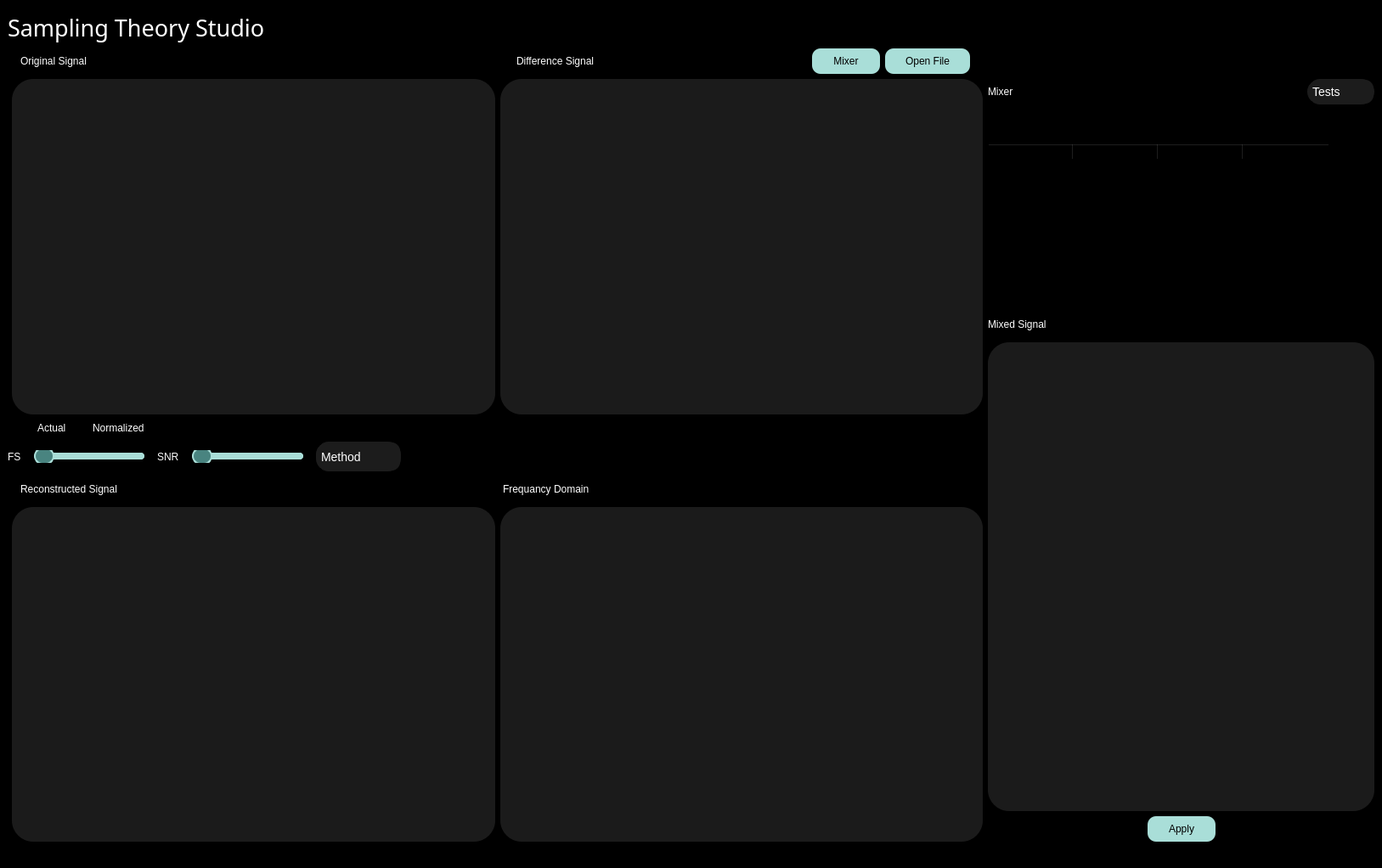
<?xml version="1.0" encoding="UTF-8"?>
<ui version="4.0">
 <class>MainWindow</class>
 <widget class="QMainWindow" name="MainWindow">
  <property name="geometry">
   <rect>
    <x>0</x>
    <y>0</y>
    <width>1627</width>
    <height>1022</height>
   </rect>
  </property>
  <property name="sizePolicy">
   <sizepolicy hsizetype="Preferred" vsizetype="Minimum">
    <horstretch>0</horstretch>
    <verstretch>0</verstretch>
   </sizepolicy>
  </property>
  <property name="font">
   <font>
    <family>Georgia</family>
    <pointsize>10</pointsize>
    <weight>75</weight>
    <bold>true</bold>
   </font>
  </property>
  <property name="windowTitle">
   <string>MainWindow</string>
  </property>
  <property name="autoFillBackground">
   <bool>false</bool>
  </property>
  <property name="styleSheet">
   <string notr="true">background-color: rgb(0, 0, 0);</string>
  </property>
  <property name="toolButtonStyle">
   <enum>Qt::ToolButtonFollowStyle</enum>
  </property>
  <property name="animated">
   <bool>true</bool>
  </property>
  <property name="documentMode">
   <bool>false</bool>
  </property>
  <property name="tabShape">
   <enum>QTabWidget::Rounded</enum>
  </property>
  <property name="dockNestingEnabled">
   <bool>true</bool>
  </property>
  <property name="unifiedTitleAndToolBarOnMac">
   <bool>true</bool>
  </property>
  <widget class="QWidget" name="centralwidget">
   <layout class="QGridLayout" name="gridLayout_4">
    <item row="5" column="0">
     <layout class="QHBoxLayout" name="horizontalLayout_4">
      <item>
       <spacer name="horizontalSpacer_4">
        <property name="orientation">
         <enum>Qt::Horizontal</enum>
        </property>
        <property name="sizeType">
         <enum>QSizePolicy::Fixed</enum>
        </property>
        <property name="sizeHint" stdset="0">
         <size>
          <width>5</width>
          <height>5</height>
         </size>
        </property>
       </spacer>
      </item>
      <item>
       <widget class="QWidget" name="original_signal_graph" native="true">
        <property name="enabled">
         <bool>false</bool>
        </property>
        <property name="sizePolicy">
         <sizepolicy hsizetype="Minimum" vsizetype="Minimum">
          <horstretch>0</horstretch>
          <verstretch>0</verstretch>
         </sizepolicy>
        </property>
        <property name="cursor">
         <cursorShape>PointingHandCursor</cursorShape>
        </property>
        <property name="mouseTracking">
         <bool>true</bool>
        </property>
        <property name="tabletTracking">
         <bool>true</bool>
        </property>
        <property name="acceptDrops">
         <bool>true</bool>
        </property>
        <property name="autoFillBackground">
         <bool>false</bool>
        </property>
        <property name="styleSheet">
         <string notr="true">background-color: rgb(27, 27, 27);
border-radius: 25px;
buttoon-shadow: 2px 2px 5px rgb(0, 0, 0);
widget-shadow: 2px 2px 5px rgb(0, 0, 0);</string>
        </property>
       </widget>
      </item>
      <item>
       <widget class="QWidget" name="difference_signal_graph" native="true">
        <property name="styleSheet">
         <string notr="true">background-color: rgb(27, 27, 27);
border-radius: 25px;
buttoon-shadow: 2px 2px 5px rgb(0, 0, 0);
widget-shadow: 2px 2px 5px rgb(0, 0, 0);
</string>
        </property>
       </widget>
      </item>
     </layout>
    </item>
    <item row="7" column="0">
     <layout class="QHBoxLayout" name="horizontalLayout_2">
      <property name="spacing">
       <number>15</number>
      </property>
      <property name="rightMargin">
       <number>550</number>
      </property>
      <item>
       <widget class="QLabel" name="fs_label">
        <property name="styleSheet">
         <string notr="true">color: rgb(255, 255, 255);
font: italic 10pt &quot;Georgia&quot;;
</string>
        </property>
        <property name="text">
         <string>FS</string>
        </property>
       </widget>
      </item>
      <item>
       <widget class="QSlider" name="fs_horizontalSlider">
        <property name="styleSheet">
         <string notr="true">QSlider::groove:horizontal {
        height: 8px;
        background: #A9DED8;
        border-radius: 4px;
    }
    QSlider::handle:horizontal {
        background: #498480;
        border: 2px solid #A9DED8;
        width: 20px;
        height: 20px;
        margin: -6px 0;
        border-radius: 10px;
    }
    QSlider::sub-page:horizontal {
        background: #498480;
        border-radius: 4px;
    }
    QSlider::add-page:horizontal {
        background: #A9DED8;
        border-radius: 4px;
    }</string>
        </property>
        <property name="orientation">
         <enum>Qt::Horizontal</enum>
        </property>
       </widget>
      </item>
      <item>
       <widget class="QLabel" name="snr_label">
        <property name="styleSheet">
         <string notr="true">color: rgb(255, 255, 255);
font: italic 10pt &quot;Georgia&quot;;
</string>
        </property>
        <property name="text">
         <string>SNR</string>
        </property>
       </widget>
      </item>
      <item>
       <widget class="QSlider" name="snr_horizontalSlider">
        <property name="styleSheet">
         <string notr="true">QSlider::groove:horizontal {
        height: 8px;
        background: #A9DED8;
        border-radius: 4px;
    }
    QSlider::handle:horizontal {
        background: #498480;
        border: 2px solid #A9DED8;
        width: 20px;
        height: 20px;
        margin: -6px 0;
        border-radius: 10px;
    }
    QSlider::sub-page:horizontal {
        background: #498480;
        border-radius: 4px;
    }
    QSlider::add-page:horizontal {
        background: #A9DED8;
        border-radius: 4px;
    }</string>
        </property>
        <property name="orientation">
         <enum>Qt::Horizontal</enum>
        </property>
       </widget>
      </item>
      <item>
       <widget class="QComboBox" name="methods_comboBox">
        <property name="sizePolicy">
         <sizepolicy hsizetype="Fixed" vsizetype="Fixed">
          <horstretch>0</horstretch>
          <verstretch>0</verstretch>
         </sizepolicy>
        </property>
        <property name="minimumSize">
         <size>
          <width>100</width>
          <height>35</height>
         </size>
        </property>
        <property name="styleSheet">
         <string notr="true">QComboBox {
    background-color: #1C1C1C;  /* Background color */
    color: white;  /* Text color */
    border: 1px solid #1C1C1C;
    border-radius: 15px;  /* Rounded corners */
    padding: 5px;
    font-size: 14px;
}

QComboBox::drop-down {
    border: none;
    border-radius: 10px;  /* Rounded corners for the arrow box */
    background-color: #1C1C1C;
    width: 30px;
}

QComboBox::down-arrow {
    width: 15px;
    height: 15px;
    color: white;  /* Arrow color */
}

QComboBox QAbstractItemView {
    border: 1px solid #1C1C1C;
    selection-background-color: #1C1C1C;  /* Selected item background color */
    background-color: #1C1C1C;  /* Dropdown background color */
    color: white;
    border-radius: 10px;
}
</string>
        </property>
        <item>
         <property name="text">
          <string>Method</string>
         </property>
        </item>
       </widget>
      </item>
      <item>
       <spacer name="horizontalSpacer_9">
        <property name="orientation">
         <enum>Qt::Horizontal</enum>
        </property>
        <property name="sizeHint" stdset="0">
         <size>
          <width>40</width>
          <height>20</height>
         </size>
        </property>
       </spacer>
      </item>
      <item>
       <spacer name="horizontalSpacer_2">
        <property name="orientation">
         <enum>Qt::Horizontal</enum>
        </property>
        <property name="sizeType">
         <enum>QSizePolicy::Fixed</enum>
        </property>
        <property name="sizeHint" stdset="0">
         <size>
          <width>5</width>
          <height>5</height>
         </size>
        </property>
       </spacer>
      </item>
     </layout>
    </item>
    <item row="2" column="0">
     <layout class="QHBoxLayout" name="horizontalLayout">
      <property name="leftMargin">
       <number>15</number>
      </property>
      <property name="rightMargin">
       <number>15</number>
      </property>
      <item>
       <widget class="QLabel" name="original_signal_label">
        <property name="styleSheet">
         <string notr="true">color: rgb(255, 255, 255);
font: italic 11pt &quot;Georgia&quot;;
</string>
        </property>
        <property name="text">
         <string>Original Signal</string>
        </property>
        <property name="textFormat">
         <enum>Qt::PlainText</enum>
        </property>
       </widget>
      </item>
      <item>
       <spacer name="horizontalSpacer">
        <property name="orientation">
         <enum>Qt::Horizontal</enum>
        </property>
        <property name="sizeType">
         <enum>QSizePolicy::Fixed</enum>
        </property>
        <property name="sizeHint" stdset="0">
         <size>
          <width>500</width>
          <height>20</height>
         </size>
        </property>
       </spacer>
      </item>
      <item>
       <widget class="QLabel" name="difference_signal_label">
        <property name="styleSheet">
         <string notr="true">color: rgb(255, 255, 255);
font: italic 11pt &quot;Georgia&quot;;
</string>
        </property>
        <property name="text">
         <string>Difference Signal</string>
        </property>
        <property name="textFormat">
         <enum>Qt::PlainText</enum>
        </property>
       </widget>
      </item>
      <item>
       <spacer name="horizontalSpacer_7">
        <property name="orientation">
         <enum>Qt::Horizontal</enum>
        </property>
        <property name="sizeType">
         <enum>QSizePolicy::Fixed</enum>
        </property>
        <property name="sizeHint" stdset="0">
         <size>
          <width>250</width>
          <height>20</height>
         </size>
        </property>
       </spacer>
      </item>
      <item>
       <widget class="QPushButton" name="mixer_button">
        <property name="sizePolicy">
         <sizepolicy hsizetype="Fixed" vsizetype="Fixed">
          <horstretch>200</horstretch>
          <verstretch>40</verstretch>
         </sizepolicy>
        </property>
        <property name="minimumSize">
         <size>
          <width>80</width>
          <height>30</height>
         </size>
        </property>
        <property name="cursor">
         <cursorShape>OpenHandCursor</cursorShape>
        </property>
        <property name="mouseTracking">
         <bool>true</bool>
        </property>
        <property name="toolTip">
         <string>&lt;html&gt;&lt;head/&gt;&lt;body&gt;&lt;p&gt;&lt;br/&gt;&lt;/p&gt;&lt;/body&gt;&lt;/html&gt;</string>
        </property>
        <property name="whatsThis">
         <string>&lt;html&gt;&lt;head/&gt;&lt;body&gt;&lt;p&gt;&lt;span style=&quot; color:#ffffff;&quot;&gt;)pen&lt;/span&gt;&lt;/p&gt;&lt;/body&gt;&lt;/html&gt;</string>
        </property>
        <property name="styleSheet">
         <string notr="true">font: italic 10pt &quot;Georgia&quot;;
background-color: rgb(169, 222, 216);
buttoon-shadow: 2px 2px 5px rgb(0, 0, 0);
border-radius: 10px;</string>
        </property>
        <property name="text">
         <string>Mixer</string>
        </property>
        <property name="icon">
         <iconset>
          <normalon>../Desktop/icons/icons8-zoom-out-64.png</normalon>
         </iconset>
        </property>
       </widget>
      </item>
      <item>
       <widget class="QPushButton" name="open_file_button">
        <property name="sizePolicy">
         <sizepolicy hsizetype="Fixed" vsizetype="Fixed">
          <horstretch>0</horstretch>
          <verstretch>0</verstretch>
         </sizepolicy>
        </property>
        <property name="minimumSize">
         <size>
          <width>100</width>
          <height>30</height>
         </size>
        </property>
        <property name="cursor">
         <cursorShape>OpenHandCursor</cursorShape>
        </property>
        <property name="mouseTracking">
         <bool>true</bool>
        </property>
        <property name="toolTip">
         <string>&lt;html&gt;&lt;head/&gt;&lt;body&gt;&lt;p&gt;&lt;br/&gt;&lt;/p&gt;&lt;/body&gt;&lt;/html&gt;</string>
        </property>
        <property name="whatsThis">
         <string>&lt;html&gt;&lt;head/&gt;&lt;body&gt;&lt;p&gt;&lt;span style=&quot; color:#ffffff;&quot;&gt;)pen&lt;/span&gt;&lt;/p&gt;&lt;/body&gt;&lt;/html&gt;</string>
        </property>
        <property name="styleSheet">
         <string notr="true">font: italic 10pt &quot;Georgia&quot;;
font: 12pt &quot;Georgia&quot;;
background-color: rgb(169, 222, 216);
buttoon-shadow: 2px 2px 5px rgb(0, 0, 0);
border-radius: 10px;</string>
        </property>
        <property name="text">
         <string>Open File</string>
        </property>
       </widget>
      </item>
     </layout>
    </item>
    <item row="5" column="1" rowspan="5">
     <layout class="QVBoxLayout" name="verticalLayout_2">
      <item>
       <layout class="QHBoxLayout" name="horizontalLayout_8">
        <item>
         <widget class="QLabel" name="mixer_label">
          <property name="styleSheet">
           <string notr="true">color: rgb(255, 255, 255);
font: italic 11pt &quot;Georgia&quot;;
</string>
          </property>
          <property name="text">
           <string>Mixer</string>
          </property>
         </widget>
        </item>
        <item>
         <spacer name="horizontalSpacer_10">
          <property name="orientation">
           <enum>Qt::Horizontal</enum>
          </property>
          <property name="sizeHint" stdset="0">
           <size>
            <width>40</width>
            <height>20</height>
           </size>
          </property>
         </spacer>
        </item>
        <item>
         <widget class="QComboBox" name="tests_comboBox">
          <property name="styleSheet">
           <string notr="true">QComboBox {
    background-color: #1C1C1C;  /* Background color */
    color: white;  /* Text color */
    border: 1px solid #1C1C1C;
    border-radius: 15px;  /* Rounded corners */
    padding: 5px;
    font-size: 14px;
}

QComboBox::drop-down {
    border: none;
    border-radius: 10px;  /* Rounded corners for the arrow box */
    background-color: #1C1C1C;
    width: 30px;
}

QComboBox::down-arrow {
    width: 15px;
    height: 15px;
    color: white;  /* Arrow color */
}

QComboBox QAbstractItemView {
    border: 1px solid #1C1C1C;
    selection-background-color: #1C1C1C;  /* Selected item background color */
    background-color: #1C1C1C;  /* Dropdown background color */
    color: white;
    border-radius: 10px;
}</string>
          </property>
          <item>
           <property name="text">
            <string>Tests</string>
           </property>
          </item>
         </widget>
        </item>
       </layout>
      </item>
      <item>
       <spacer name="verticalSpacer_9">
        <property name="orientation">
         <enum>Qt::Vertical</enum>
        </property>
        <property name="sizeType">
         <enum>QSizePolicy::Fixed</enum>
        </property>
        <property name="sizeHint" stdset="0">
         <size>
          <width>20</width>
          <height>40</height>
         </size>
        </property>
       </spacer>
      </item>
      <item>
       <widget class="QTableWidget" name="tableWidget">
        <property name="sizePolicy">
         <sizepolicy hsizetype="MinimumExpanding" vsizetype="Fixed">
          <horstretch>0</horstretch>
          <verstretch>0</verstretch>
         </sizepolicy>
        </property>
        <property name="minimumSize">
         <size>
          <width>300</width>
          <height>0</height>
         </size>
        </property>
        <property name="styleSheet">
         <string notr="true">QTabelWidget {
	background-color: rgb(0, 0, 0);
    background-color : back;
	color: rgb(255, 255, 255);
    border : none;
    font-family: &quot;Arial&quot;;
    font-size : 14px;
}

QTabelWidget :: item {
borde-bottom: 1px solid gray;
}

QTabelWidget :: item : selected {
background-color : darckgray;
}

QHeaderView :: section{
border : none
}</string>
        </property>
        <column>
         <property name="text">
          <string>frequancy</string>
         </property>
        </column>
        <column>
         <property name="text">
          <string>amplitude</string>
         </property>
        </column>
        <column>
         <property name="text">
          <string>phase</string>
         </property>
        </column>
        <column>
         <property name="text">
          <string/>
         </property>
        </column>
       </widget>
      </item>
      <item>
       <widget class="QLabel" name="mixed_signal_label">
        <property name="sizePolicy">
         <sizepolicy hsizetype="Fixed" vsizetype="Fixed">
          <horstretch>0</horstretch>
          <verstretch>30</verstretch>
         </sizepolicy>
        </property>
        <property name="minimumSize">
         <size>
          <width>150</width>
          <height>30</height>
         </size>
        </property>
        <property name="styleSheet">
         <string notr="true">color: rgb(255, 255, 255);
font: italic 10pt &quot;Georgia&quot;;
</string>
        </property>
        <property name="text">
         <string>Mixed Signal</string>
        </property>
       </widget>
      </item>
      <item>
       <widget class="QWidget" name="mixed_signal_graph" native="true">
        <property name="styleSheet">
         <string notr="true">background-color: rgb(27, 27, 27);
border-radius: 25px;
buttoon-shadow: 2px 2px 5px rgb(0, 0, 0);
widget-shadow: 2px 2px 5px rgb(0, 0, 0);</string>
        </property>
       </widget>
      </item>
      <item>
       <layout class="QHBoxLayout" name="horizontalLayout_5">
        <item>
         <spacer name="horizontalSpacer_11">
          <property name="orientation">
           <enum>Qt::Horizontal</enum>
          </property>
          <property name="sizeType">
           <enum>QSizePolicy::Expanding</enum>
          </property>
          <property name="sizeHint" stdset="0">
           <size>
            <width>40</width>
            <height>20</height>
           </size>
          </property>
         </spacer>
        </item>
        <item>
         <widget class="QPushButton" name="apply_button_2">
          <property name="sizePolicy">
           <sizepolicy hsizetype="Fixed" vsizetype="Fixed">
            <horstretch>90</horstretch>
            <verstretch>0</verstretch>
           </sizepolicy>
          </property>
          <property name="minimumSize">
           <size>
            <width>80</width>
            <height>30</height>
           </size>
          </property>
          <property name="styleSheet">
           <string notr="true">font: italic 10pt &quot;Georgia&quot;;
font: 12pt &quot;Georgia&quot;;
background-color: rgb(169, 222, 216);
buttoon-shadow: 2px 2px 5px rgb(0, 0, 0);
border-radius: 10px;</string>
          </property>
          <property name="text">
           <string>Apply</string>
          </property>
         </widget>
        </item>
        <item>
         <spacer name="horizontalSpacer_12">
          <property name="orientation">
           <enum>Qt::Horizontal</enum>
          </property>
          <property name="sizeHint" stdset="0">
           <size>
            <width>40</width>
            <height>20</height>
           </size>
          </property>
         </spacer>
        </item>
       </layout>
      </item>
     </layout>
    </item>
    <item row="8" column="0">
     <layout class="QHBoxLayout" name="horizontalLayout_7">
      <property name="leftMargin">
       <number>15</number>
      </property>
      <property name="rightMargin">
       <number>15</number>
      </property>
      <item>
       <widget class="QLabel" name="reconstructed_signal_label">
        <property name="sizePolicy">
         <sizepolicy hsizetype="Fixed" vsizetype="Fixed">
          <horstretch>0</horstretch>
          <verstretch>0</verstretch>
         </sizepolicy>
        </property>
        <property name="minimumSize">
         <size>
          <width>0</width>
          <height>30</height>
         </size>
        </property>
        <property name="styleSheet">
         <string notr="true">color: rgb(255, 255, 255);
font: italic 10pt &quot;Georgia&quot;;
</string>
        </property>
        <property name="text">
         <string>Reconstructed Signal</string>
        </property>
       </widget>
      </item>
      <item>
       <spacer name="horizontalSpacer_6">
        <property name="orientation">
         <enum>Qt::Horizontal</enum>
        </property>
        <property name="sizeHint" stdset="0">
         <size>
          <width>40</width>
          <height>20</height>
         </size>
        </property>
       </spacer>
      </item>
      <item>
       <widget class="QLabel" name="frequancy_domain_label">
        <property name="sizePolicy">
         <sizepolicy hsizetype="Fixed" vsizetype="Fixed">
          <horstretch>0</horstretch>
          <verstretch>0</verstretch>
         </sizepolicy>
        </property>
        <property name="minimumSize">
         <size>
          <width>0</width>
          <height>30</height>
         </size>
        </property>
        <property name="styleSheet">
         <string notr="true">color: rgb(255, 255, 255);
font: italic 10pt &quot;Georgia&quot;;
</string>
        </property>
        <property name="text">
         <string>Frequancy Domain</string>
        </property>
       </widget>
      </item>
      <item>
       <spacer name="horizontalSpacer_8">
        <property name="orientation">
         <enum>Qt::Horizontal</enum>
        </property>
        <property name="sizeHint" stdset="0">
         <size>
          <width>40</width>
          <height>20</height>
         </size>
        </property>
       </spacer>
      </item>
     </layout>
    </item>
    <item row="0" column="0">
     <layout class="QVBoxLayout" name="verticalLayout">
      <item>
       <spacer name="verticalSpacer">
        <property name="orientation">
         <enum>Qt::Vertical</enum>
        </property>
        <property name="sizeType">
         <enum>QSizePolicy::Fixed</enum>
        </property>
        <property name="sizeHint" stdset="0">
         <size>
          <width>5</width>
          <height>5</height>
         </size>
        </property>
       </spacer>
      </item>
      <item>
       <widget class="QLabel" name="title_label">
        <property name="sizePolicy">
         <sizepolicy hsizetype="Preferred" vsizetype="Fixed">
          <horstretch>0</horstretch>
          <verstretch>0</verstretch>
         </sizepolicy>
        </property>
        <property name="font">
         <font>
          <family>Microsoft PhagsPa</family>
          <pointsize>20</pointsize>
          <weight>9</weight>
          <italic>false</italic>
          <bold>false</bold>
         </font>
        </property>
        <property name="styleSheet">
         <string notr="true">color: rgb(255, 255, 255);
font: 75 20pt &quot;Microsoft PhagsPa&quot;;</string>
        </property>
        <property name="text">
         <string>Sampling Theory Studio</string>
        </property>
        <property name="textFormat">
         <enum>Qt::PlainText</enum>
        </property>
        <property name="alignment">
         <set>Qt::AlignLeading|Qt::AlignLeft|Qt::AlignVCenter</set>
        </property>
        <property name="margin">
         <number>10</number>
        </property>
       </widget>
      </item>
     </layout>
    </item>
    <item row="6" column="0">
     <layout class="QHBoxLayout" name="horizontalLayout_3">
      <property name="leftMargin">
       <number>15</number>
      </property>
      <property name="rightMargin">
       <number>275</number>
      </property>
      <item>
       <widget class="QRadioButton" name="actual_radioButton">
        <property name="styleSheet">
         <string notr="true">color: rgb(255, 255, 255);
font: italic 10pt &quot;Georgia&quot;;
</string>
        </property>
        <property name="text">
         <string>Actual</string>
        </property>
       </widget>
      </item>
      <item>
       <widget class="QRadioButton" name="normalized_radioButton">
        <property name="styleSheet">
         <string notr="true">color: rgb(255, 255, 255);
font: italic 10pt &quot;Georgia&quot;;
</string>
        </property>
        <property name="text">
         <string>Normalized</string>
        </property>
       </widget>
      </item>
      <item>
       <spacer name="horizontalSpacer_3">
        <property name="orientation">
         <enum>Qt::Horizontal</enum>
        </property>
        <property name="sizeHint" stdset="0">
         <size>
          <width>40</width>
          <height>20</height>
         </size>
        </property>
       </spacer>
      </item>
     </layout>
    </item>
    <item row="9" column="0">
     <layout class="QHBoxLayout" name="horizontalLayout_6">
      <item>
       <spacer name="horizontalSpacer_5">
        <property name="orientation">
         <enum>Qt::Horizontal</enum>
        </property>
        <property name="sizeType">
         <enum>QSizePolicy::Fixed</enum>
        </property>
        <property name="sizeHint" stdset="0">
         <size>
          <width>5</width>
          <height>5</height>
         </size>
        </property>
       </spacer>
      </item>
      <item>
       <widget class="QWidget" name="reconstructed_signal_graph" native="true">
        <property name="enabled">
         <bool>false</bool>
        </property>
        <property name="sizePolicy">
         <sizepolicy hsizetype="Minimum" vsizetype="Minimum">
          <horstretch>0</horstretch>
          <verstretch>0</verstretch>
         </sizepolicy>
        </property>
        <property name="cursor">
         <cursorShape>PointingHandCursor</cursorShape>
        </property>
        <property name="mouseTracking">
         <bool>true</bool>
        </property>
        <property name="tabletTracking">
         <bool>true</bool>
        </property>
        <property name="acceptDrops">
         <bool>true</bool>
        </property>
        <property name="autoFillBackground">
         <bool>false</bool>
        </property>
        <property name="styleSheet">
         <string notr="true">background-color: rgb(27, 27, 27);
border-radius: 25px;
buttoon-shadow: 2px 2px 5px rgb(0, 0, 0);
widget-shadow: 2px 2px 5px rgb(0, 0, 0);</string>
        </property>
       </widget>
      </item>
      <item>
       <widget class="QWidget" name="frequancy_domain_graph" native="true">
        <property name="styleSheet">
         <string notr="true">background-color: rgb(27, 27, 27);
border-radius: 25px;
buttoon-shadow: 2px 2px 5px rgb(0, 0, 0);
widget-shadow: 2px 2px 5px rgb(0, 0, 0);</string>
        </property>
       </widget>
      </item>
     </layout>
    </item>
   </layout>
  </widget>
  <widget class="QStatusBar" name="statusbar"/>
 </widget>
 <resources/>
 <connections/>
</ui>
